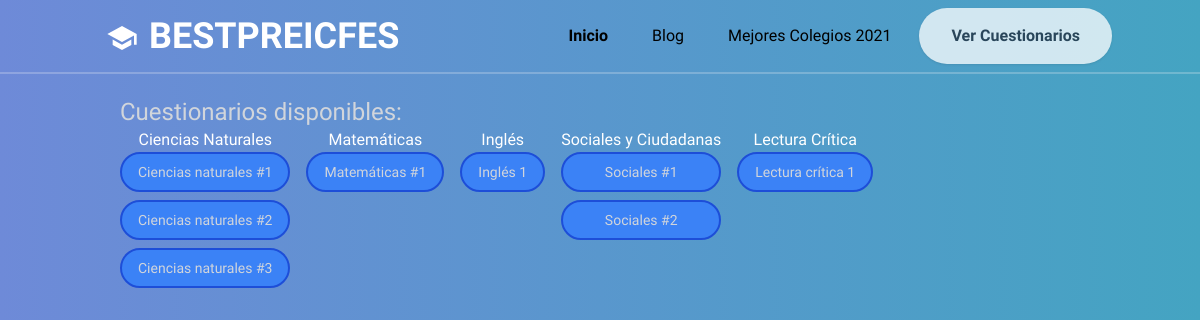
The page /indice/ on the database as committed earlier.
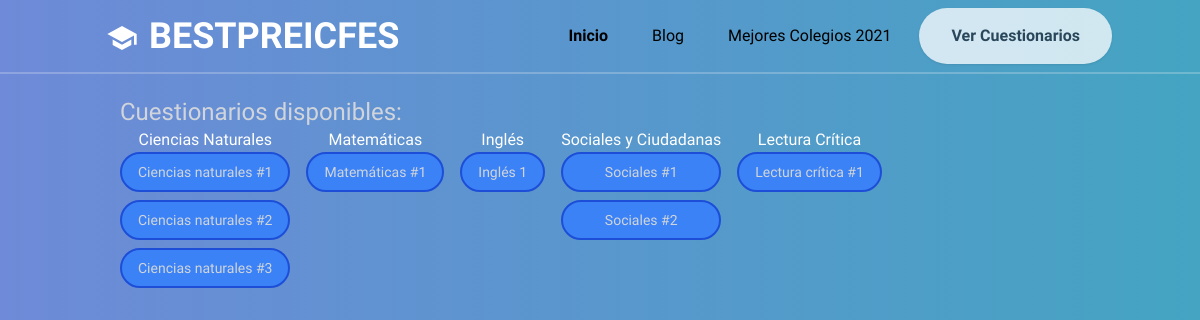
The same page on the database as committed later.
### preicfesapp/models.py (models this page shows, shortened)
class Quiz(models.Model):
    titulo = models.CharField(max_length=100)
    slug = models.SlugField(blank=True, null=True)
    descripcion = models.TextField(blank=True, null=True)
    categoria = models.CharField(choices=PRUEBAS, default='ciencias', max_length=12)
    publicado = models.DateTimeField(blank=True, null=True)
    fecha_agregado = models.DateTimeField(default=timezone.now)
    fecha_modificado = models.DateTimeField(default=timezone.now)
    class Meta:
        verbose_name_plural = "quizzes"

### preicfesapp/views.py (the view)
# urls.py: path('indice/', views.main, name='main'),
def main(request):
    quiz_ciencias = Quiz.objects.filter(categoria='ciencias')
    quiz_mats = Quiz.objects.filter(categoria='matematicas')
    quiz_ingles = Quiz.objects.filter(categoria='ingles')
    quiz_sociales = Quiz.objects.filter(categoria='sociales')
    quiz_lectura = Quiz.objects.filter(categoria='lectura')
    context= {'ciencias': quiz_ciencias, 'matematicas': quiz_mats,
              'ingles': quiz_ingles, 'sociales': quiz_sociales, 'lectura': quiz_lectura}
    return render(request, 'preicfesapp/main.html', context)

### preicfesapp/templates/preicfesapp/main.html
{% extends 'preicfesapp/base.html' %}
{% block content %}
<section class="w-4/5 mx-auto pt-24">
  <h1 class="text-gray-300 text-2xl">Cuestionarios disponibles:</h1>
  <div class="flex flex-wrap gap-4">
    <div class="">
      <h2 class="text-center">Ciencias Naturales</h2>
      <div>
        {% for quiz in ciencias %}
          <a href="{% url 'preicfesapp:prueba' quiz.slug quiz.pk %}" class="border-2 border-blue-700 rounded-full bg-blue-500 text-gray-300 block px-4 py-2 mb-2 text-center text-sm hover:bg-blue-400 hover:text-white">{{ quiz.titulo }}</a>
        {% endfor %}
      </div>
    </div>
    <div class="">
      <h2 class="text-center">Matemáticas</h2>
      <div>
        {% for quiz in matematicas %}
          <a href="{% url 'preicfesapp:prueba' quiz.slug quiz.pk %}" class="border-2 border-blue-700 rounded-full bg-blue-500 text-gray-300 block px-4 py-2 text-center text-sm hover:bg-blue-400 hover:text-white">{{ quiz.titulo }}</a>
        {% endfor %}
      </div>
    </div>
    <div class="">
      <h2 class="text-center">Inglés</h2>
      <div>
        {% for quiz in ingles %}
          <a href="{% url 'preicfesapp:prueba' quiz.slug quiz.pk %}" class="border-2 border-blue-700 rounded-full bg-blue-500 text-gray-300 block px-4 py-2 text-center text-sm hover:bg-blue-400 hover:text-white">{{ quiz.titulo }}</a>
        {% endfor %}
      </div>
    </div>
    <div class="">
      <h2 class="text-center">Sociales y Ciudadanas</h2>
      <div>
        {% for quiz in sociales %}
          <a href="{% url 'preicfesapp:prueba' quiz.slug quiz.pk %}" class="border-2 border-blue-700 rounded-full bg-blue-500 text-gray-300 block px-4 py-2 mb-2 text-center text-sm hover:bg-blue-400 hover:text-white">{{ quiz.titulo }}</a>
        {% endfor %}
      </div>
    </div>
    <div class="">
      <h2 class="text-center">Lectura Crítica</h2>
      <div>
        {% for quiz in lectura %}
          <a href="{% url 'preicfesapp:prueba_lectura' quiz.slug quiz.pk %}" class="border-2 border-blue-700 rounded-full bg-blue-500 text-gray-300 block px-4 py-2 text-center text-sm hover:bg-blue-400 hover:text-white">{{ quiz.titulo }}</a>
        {% endfor %}
      </div>
    </div>
  </div>
</section>
{% endblock %}

Rows that differ between the two databases and show on the page:
changed Quiz: titulo "Lectura crítica 1" → "Lectura crítica #1"
